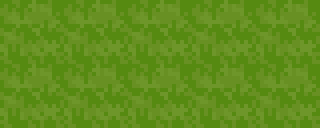

The image is a tile-based game level rendered from a .tmx file. Its description and complete source (layers, tilesets, objects, tile grids) follow:
An orthogonal 5x2 tile map with 64x64 px tiles, 1 tile layer (Floor), 2 tilesets and 2 objects (Player, Path).

<map version="1.10" tiledversion="1.12.0" orientation="orthogonal" renderorder="right-down" width="5" height="2" tilewidth="64" tileheight="64" infinite="0" nextlayerid="15" nextobjectid="11">
 <tileset firstgid="1" name="!CL_DEMO_64" tilewidth="64" tileheight="64" tilecount="1240" columns="40">
  <image source="../../../../assets/textures/environments/!CL_DEMO_64.png" width="2560" height="1984" />
 </tileset>
 <tileset firstgid="1241" name="duck-Sheet" tilewidth="64" tileheight="64" tilecount="120" columns="24">
  <image source="../../../../assets/textures/characters/duck-Sheet.png" width="1536" height="320" />
 </tileset>
 <layer id="13" name="Floor" width="5" height="2">
  <data encoding="csv">
42,42,42,42,42,
42,42,42,42,42
</data>
 </layer>
 <objectgroup id="14" name="Interaction">
  <object id="9" name="Jay" type="Player" gid="1241" x="0" y="128" width="64" height="64" />
 </objectgroup>
 <objectgroup id="8" name="Multiline Test">
  <object id="10" name="Combo" type="Path" x="29" y="32.5">
   <polyline points="0,0 136.5,-0.5 137,68 60,67.5 268,68.5 267.5,-2.5 185.5,-2" />
  </object>
 </objectgroup>
</map>
